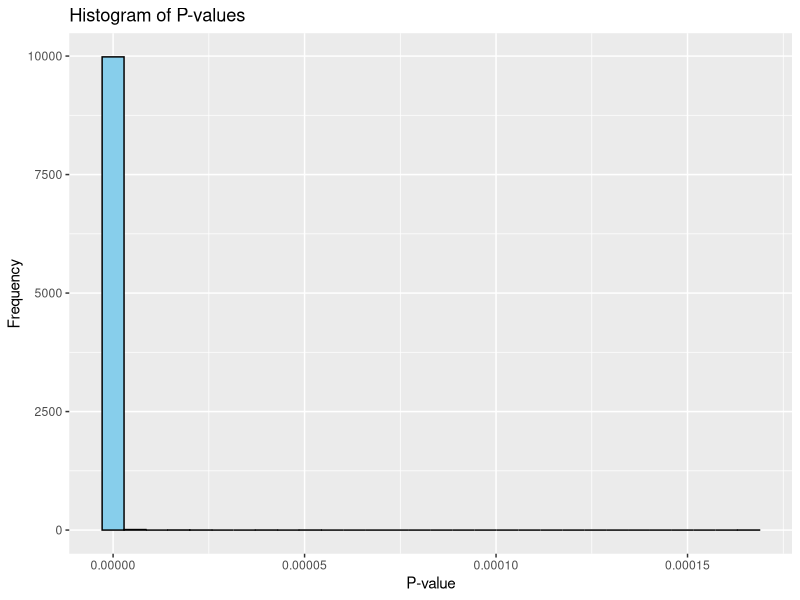
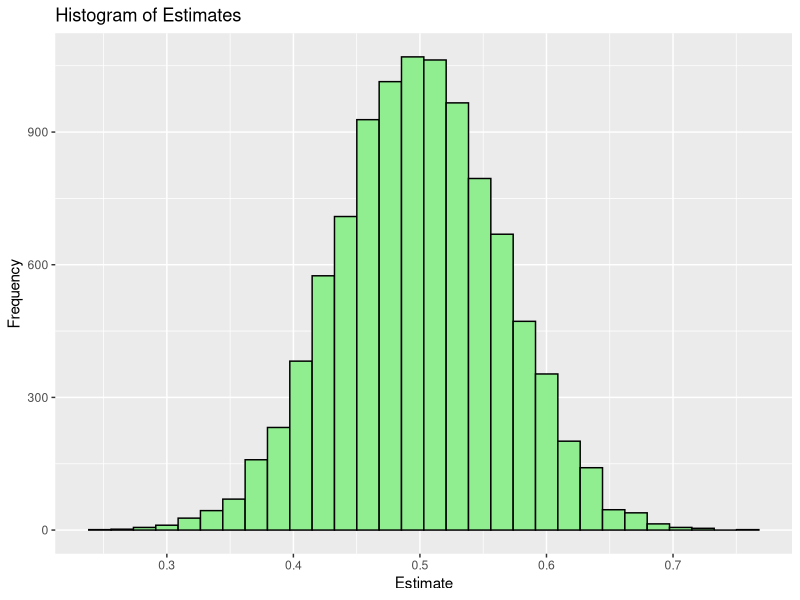

These charts were generated, in order, by the following R code:
library(ggplot2)

set.seed(123) 

simulate_t_tests <- function(n_sims, n1, n2, true_diff) {
  p_values <- numeric(n_sims)
  test_stats <- numeric(n_sims)
  estimates <- numeric(n_sims)
  rejections <- logical(n_sims)
  
  for (i in 1:n_sims) {
    x1 <- rnorm(n1, mean = 0, sd = 1)
    x2 <- rnorm(n2, mean = 0.5, sd = 1)
    
    test_result <- t.test(x1, x2)
    
    p_values[i] <- test_result$p.value
    test_stats[i] <- test_result$statistic
    estimates[i] <- test_result$estimate[2] - test_result$estimate[1] 
    rejections[i] <- test_result$p.value < 0.05
  }
  
  data.frame(
    p_values = p_values,
    test_stats = test_stats,
    estimates = estimates,
    rejections = rejections,
    bias = estimates - true_diff
  )
}

simulation_data <- simulate_t_tests(n_sims = 10000, n1 = 400, n2 = 600, true_diff = 0.5)

p_value_plot <- ggplot(simulation_data, aes(x = p_values)) +
  geom_histogram(bins = 30, fill = "skyblue", color = "black") +
  labs(title = "Histogram of P-values", x = "P-value", y = "Frequency")

estimate_plot <- ggplot(simulation_data, aes(x = estimates)) +
  geom_histogram(bins = 30, fill = "lightgreen", color = "black") +
  labs(title = "Histogram of Estimates", x = "Estimate", y = "Frequency")

scatter_plot <- ggplot(simulation_data, aes(x = test_stats, y = estimates, color = rejections)) +
  geom_point(alpha = 0.5) +
  scale_color_manual(values = c("red", "blue"), labels = c("Rejected", "Not Rejected")) +
  labs(title = "Scatter Plot of Test Statistics vs. Estimates",
       x = "Test Statistic", y = "Estimate", color = "Hypothesis Test Result")

print(p_value_plot)
print(estimate_plot)



